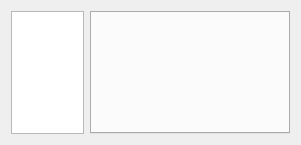
<?xml version="1.0" encoding="UTF-8"?>
<ui version="4.0">
 <class>tab_form</class>
 <widget class="QWidget" name="tab_form">
  <property name="geometry">
   <rect>
    <x>0</x>
    <y>0</y>
    <width>301</width>
    <height>145</height>
   </rect>
  </property>
  <property name="windowTitle">
   <string>Form</string>
  </property>
  <layout class="QHBoxLayout" name="horizontalLayout">
   <property name="sizeConstraint">
    <enum>QLayout::SetMinimumSize</enum>
   </property>
   <item>
    <widget class="QListWidget" name="items">
     <property name="sizePolicy">
      <sizepolicy hsizetype="Maximum" vsizetype="Expanding">
       <horstretch>0</horstretch>
       <verstretch>0</verstretch>
      </sizepolicy>
     </property>
     <property name="alternatingRowColors">
      <bool>true</bool>
     </property>
    </widget>
   </item>
   <item>
    <widget class="QTabWidget" name="pages">
     <property name="sizePolicy">
      <sizepolicy hsizetype="Expanding" vsizetype="Expanding">
       <horstretch>0</horstretch>
       <verstretch>0</verstretch>
      </sizepolicy>
     </property>
     <property name="minimumSize">
      <size>
       <width>200</width>
       <height>0</height>
      </size>
     </property>
    </widget>
   </item>
  </layout>
 </widget>
 <resources/>
 <connections/>
</ui>
